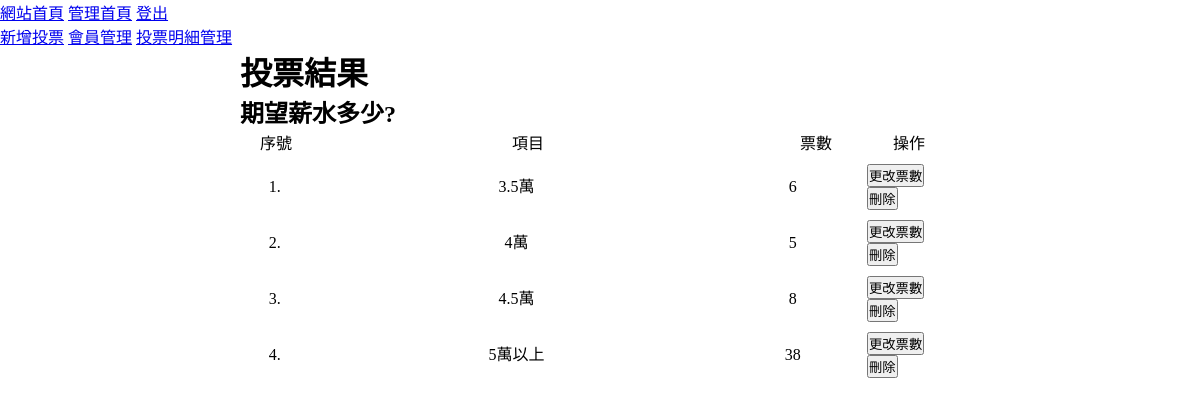
Page /backend.php?do=result&id=5 on the committed database.
### tables this page shows
CREATE TABLE `topics` (
  `id` int(10) UNSIGNED NOT NULL,
  `subject` text NOT NULL,
  `open_time` datetime NOT NULL,
  `close_time` datetime NOT NULL,
  `type` int(1) UNSIGNED NOT NULL,
  `created_time` timestamp NOT NULL DEFAULT current_timestamp(),
  `updated_time` timestamp NOT NULL DEFAULT current_timestamp() ON UPDATE current_timestamp()
);

CREATE TABLE `options` (
  `id` int(10) UNSIGNED NOT NULL,
  `description` text NOT NULL,
  `subject_id` int(10) UNSIGNED NOT NULL,
  `total` int(10) UNSIGNED NOT NULL DEFAULT 0,
  `created_time` timestamp NOT NULL DEFAULT current_timestamp(),
  `updated_time` timestamp NOT NULL DEFAULT current_timestamp() ON UPDATE current_timestamp()
);

### back/result.php (the view)
<?php
$id = $_GET['id'];
$options = $pdo->query("select * from `options` where `subject_id`=$id")->fetchAll(PDO::FETCH_ASSOC);
$subject = $pdo->query("select * from `topics` where `id`=$id")->fetch(PDO::FETCH_ASSOC);
?>
<h1>投票結果</h1>
<h2><?= $subject['subject'] ?></h2>
<ul class="vote-result">
    <li class="vote-option-title">
        <div class="vote-item">序號</div>
        <div class="vote-item">項目</div>
        <div class="vote-item">票數</div>
        <div class="vote-item">操作</div>
    </li>
    <?php
    foreach ($options as $idx => $option) {
    ?>
        <li class="vote-option">
            <div class="vote-item"><?=$idx+1?>. </div>
            <div class="vote-item"><?=$option['description']?></div>
            <div class="vote-item"><?=$option['total']?></div>
            <div class="vote-item">
                <button>更改票數</button>
                <button onclick="location.href='./api/del_option.php?id=<?=$option['id']?>'">刪除</button>
            </div>
        </li>
    <?php
    }
    ?>
</ul>

### css/style.css (style rules this page uses)
* { box-sizing: border-box; margin: 0; padding: 0; }
.topic-list, .vote-result, .vote-list { list-style-type: none; }
.list-row, .vote-option, .vote-option-title, .vote-subject, .vote-subject-title { display: flex; width: 100%; }
.vote-option { align-items: center; }
.vote-item { padding: 5px; line-height: 20px; }
.vote-item:nth-child(1) { width: 10%; text-align: center; }
.vote-item:nth-child(2) { width: 60%; text-align: center; }
.vote-item:nth-child(3) { width: 20%; text-align: center; }
.vote-option-title .vote-item { text-align: center; }

### rows in the picture
topics: subject "期望薪水多少?"
options: description "3.5萬", total "6"
options: description "4萬", total "5"
options: description "4.5萬", total "8"
options: description "5萬以上", total "38"
